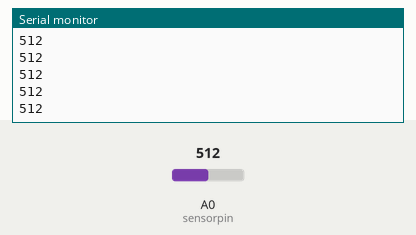
Simulated run of this sketch. Board: Arduino Uno, built with avr-gcc and run on an emulated ATmega328P. Parts: the last lines printed to the serial monitor. The inputs (shaded band) are chosen by the test bench; at power-on: A0 (sensorpin) = 512.

Above: at 1.2 s.
1.3 s: A0 (sensorpin) set to 716
At 1.31 s:
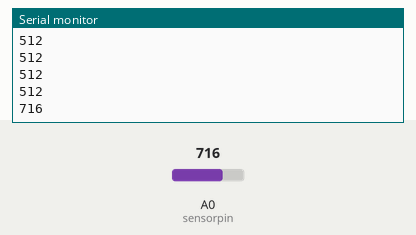
2.8 s: A0 (sensorpin) set to 900
At 2.81 s:
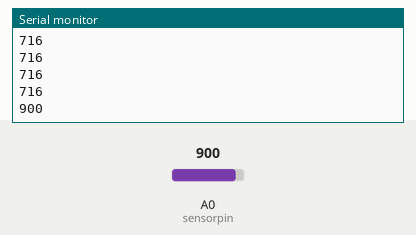
Timing chart, 0 to 5.8 s (numbered marks = the images above; inputs shaded):
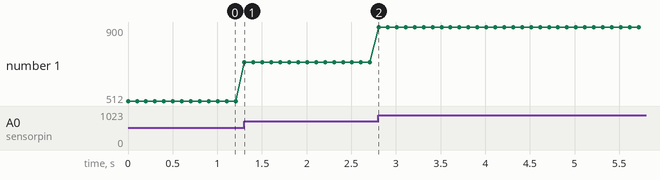

The sketch:

Potentiometer_ReadSerial.ino
```cpp
int sensorpin = A0;
int sensorValue;
void setup() {

  Serial.begin(9600);
  pinMode(sensorpin, INPUT);
}

void loop() {
  sensorValue = analogRead(sensorpin);
  Serial.println(sensorValue);
  delay(100);
}
```

Measured:
- after the input at 1.3 s, the serial monitor: prints a new line at once (image 1)
- after the input at 2.8 s, the serial monitor: prints a new line at once (image 2)
- plotted number 1: 512 → 716 after the input at 1.3 s, 716 → 900 after the input at 2.8 s
